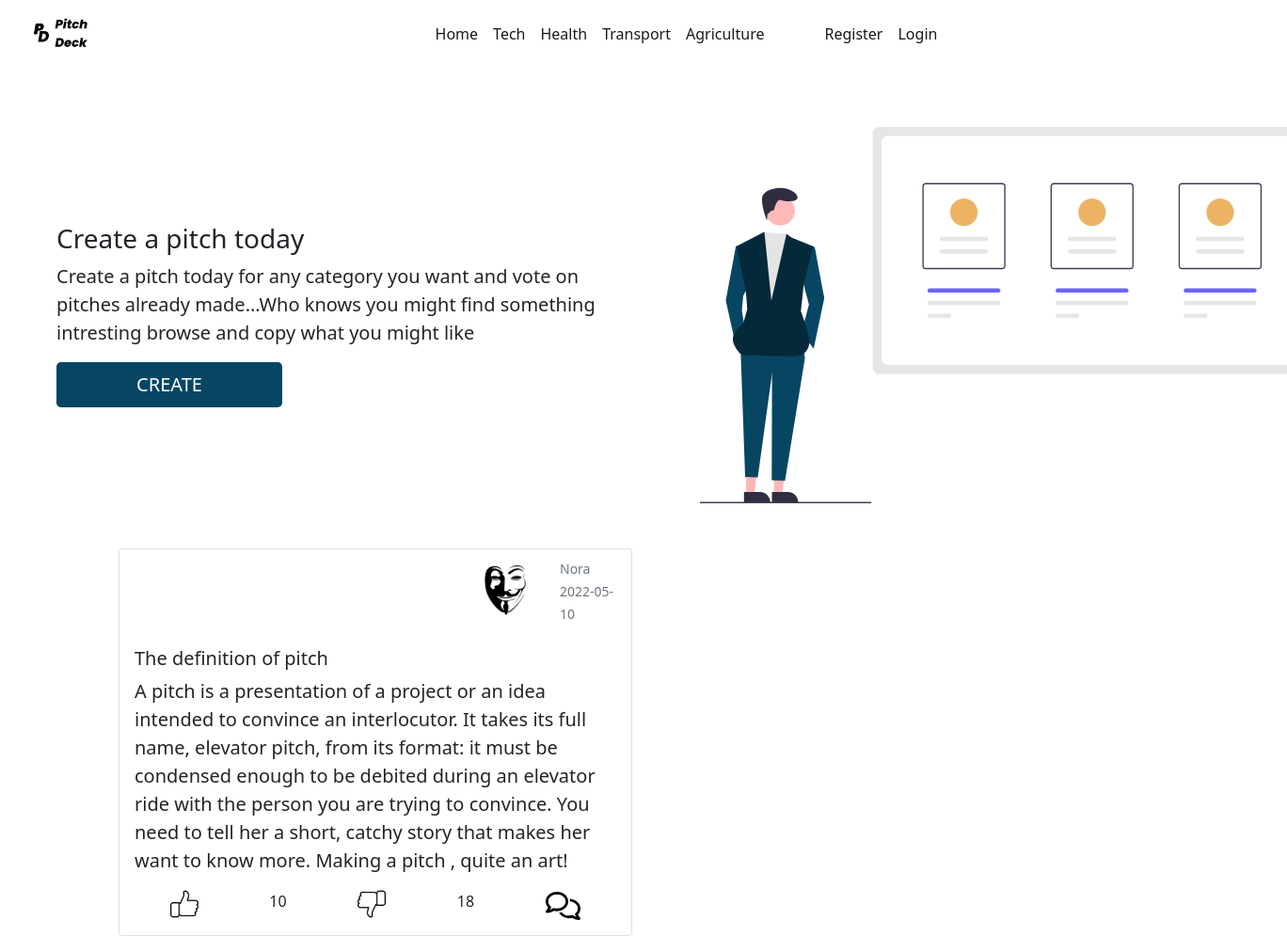
Before: / with the older database file.
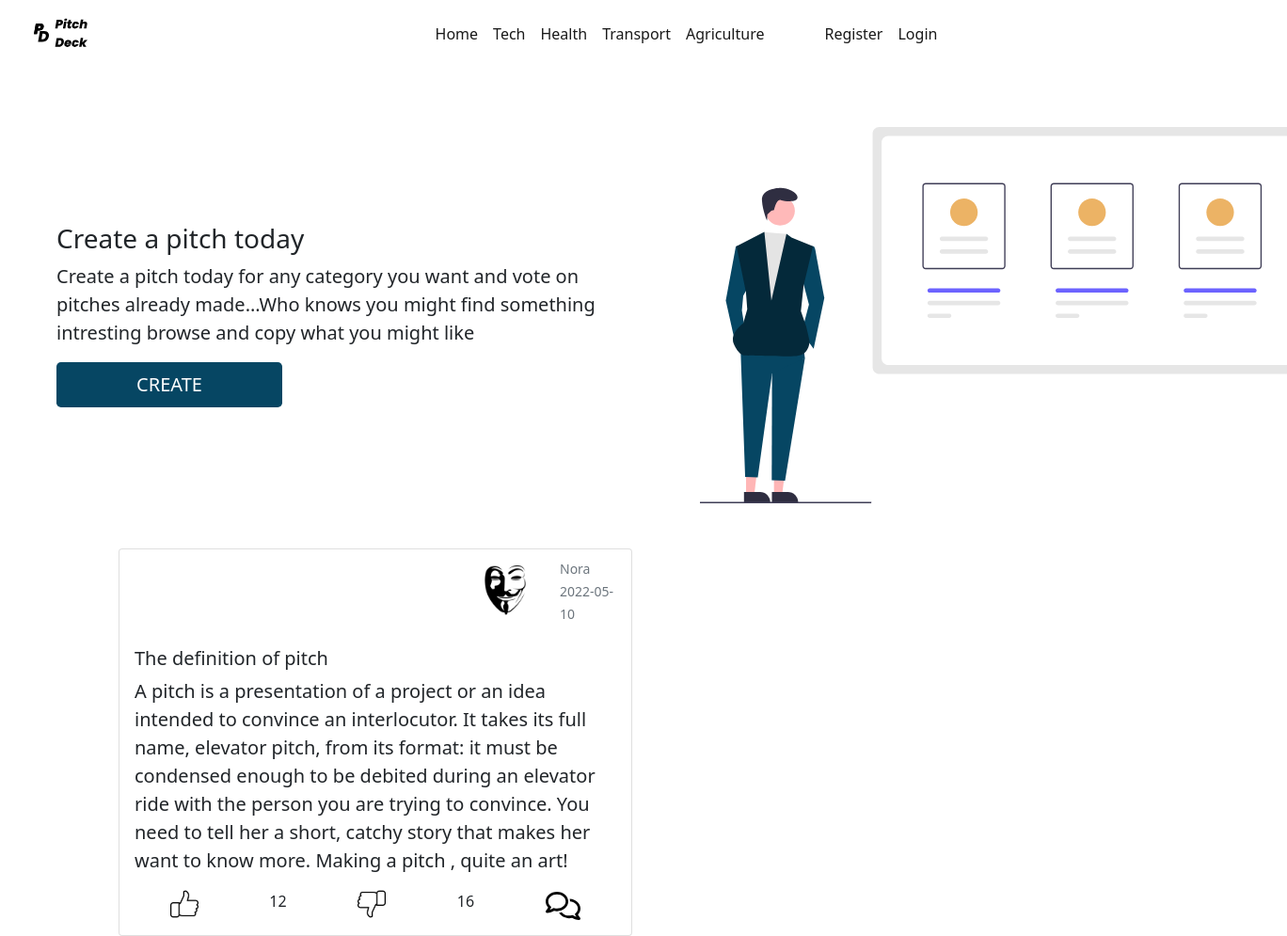
After: the same page with the newer database file.
### app/models.py (models this page shows, shortened)
class Pitch(db.Model):
    id = db.Column(db.Integer, primary_key=True)
    title = db.Column(db.String, nullable=False)
    content = db.Column(db.String, nullable=False)
    likes= db.Column(db.Integer, nullable=False,default=0)
    dislikes= db.Column(db.Integer, nullable=False,default=0)
    comments= db.Column(db.String, )
    category= db.Column(db.String)
    date_created = db.Column(db.Date, nullable=False, default=datetime.utcnow)
    user_id = db.Column(db.Integer, db.ForeignKey('user.id'), nullable=False)

class User(db.Model, UserMixin):
    id = db.Column(db.Integer, primary_key=True)
    username = db.Column(db.String, nullable=False, unique=True)
    email = db.Column(db.String, nullable=False, unique=True)
    password = db.Column(db.String, nullable=False)
    profile = db.Column(db.String, nullable=False, default='anon.png')
    pitches = db.relationship('Pitch', backref='author', lazy=True)

### app/routes.py (the view)
@app.route('/')
def home():
    pitches = Pitch.query.all()
    return render_template('index.html', pitches=pitches)

### app/templates/index.html (shortened to what this page needs)
{% extends 'layout.html' %}
{% block body %}
    <div class="container-fluid mt-3">
        <div class="row">
            <div class="col-md-6  mx-auto mt-auto mb-auto px-5 ">
                <p class="h3">
                    Create a pitch today
                </p>
                <p class="lead">
                    Create a pitch today for any category you want and vote on pitches already made...Who knows you might find
                    something intresting browse and copy what you might like
                </p>
                <a href="{{url_for('create')}}" class="btn btn-lg btn-outline">CREATE</a>
            </div>
            <div class="col-md-6">
                <img src="{{url_for('static',filename='/assets/img.svg')}}" class="img-responsive f-img m-5" alt="">
            </div>
        </div>
    </div>
    <div class="container">
      <div class="row row-cols-1 row-cols-md-2 g-4">
    {% for pitch in pitches %}
        <div class="col ">
          <div class="card">
              <div class="row  p-2">
                  <div class="col-md-8"></div>
                <div class="col-md-2">
                    <img src="{{url_for('static', filename='/profiles/'+pitch.author.profile)}}" class="img-thumbnail img-fluid border border-white" alt="Profile picture" >
                </div>
                <div class="col-md-2 mx-auto mt-auto mb-auto text-muted">
                    <small>{{pitch.author.username}}</small>
                    <br>
                    <small>{{pitch.date_created}}</small>
                </div>
              </div>
            <div class="card-body">
              <h5 class="card-title">{{pitch.title}}</h5>
              <p class="card-text lead">{{pitch.content}}</p>
              <div class="d-flex justify-content-around">
                <a href="{{url_for('likes',pitchid=pitch.id)}}"><img src="{{url_for('static',filename='/assets/like.svg')}}" alt=""></a>{{pitch.likes}}
                <a href="{{url_for('dislikes',pitchid=pitch.id)}}"><img src="{{url_for('static',filename='/assets/unlike.svg')}}"  alt=""></a>{{pitch.dislikes}}
                <a  data-bs-toggle="collapse" href="#comments{{pitch.id}}" class="lead text-decoration-none">
                  <img src="{{url_for('static',filename='/assets/comment.svg')}}" height="30" alt="">
                </a>
              </div>
              </div>
            </div>
          </div>
        </div>
      {% endfor %}
</div>
{% endblock %}

### app/templates/layout.html (shortened to what this page needs)
<!DOCTYPE html>
<html lang="en">
<head>
    <link rel="stylesheet" href='{{url_for('static',filename='main.css')}}'>
    <link href="https://cdn.jsdelivr.net/npm/bootstrap@5.1.3/dist/css/bootstrap.min.css"
    rel="stylesheet"
>
</head>
<body>
    <div class="container-fluid">
        <div class="container-fluid">
            <nav class="navbar navbar-expand-lg navbar-light bg-transparent">
              <div class="container-fluid">
                <a class="navbar-brand"  href="{{url_for('home')}}">
                  <img src= "{{url_for('static',filename='/assets/logo.svg')}}" alt="logo" width="75" height="45" >
                </a>
                <div class="collapse navbar-collapse justify-content-evenly " id="navbarNav">
                  <ul class="navbar-nav">
                    <li class="nav-item">
                      <a class="nav-link active" aria-current="page" href="{{url_for('home')}}">Home</a>
                    </li>
                    <li class="nav-item">
                      <a class="nav-link active" href="{{url_for('home')}}">Tech</a>
                    </li>
                    <li class="nav-item">
                      <a class="nav-link active" href="{{url_for('home')}}">Health</a>
                    </li>
                    <li class="nav-item">
                      <a class="nav-link active" href="{{url_for('home')}}">Transport</a>
                    </li>
                    <li class="nav-item me-5">
                      <a class="nav-link active" href="{{url_for('home')}}">Agriculture</a>
                      {% if current_user.is_authenticated %}
                      <li class="nav-item">
                        <a class="nav-link active " href="{{url_for('create')}}">Create</a>
                      <li class="nav-item">
                      <a class="nav-link active " href="{{url_for('account')}}">Account</a>
                      <li class="nav-item">
                      <a class="nav-link active" href="{{url_for('logout')}}">Logout</a>
                    </li>
                      {%else%}
                      {%if request.url_rule.endpoint != 'register' %}
                      <li class="nav-item">
                        <a class="nav-link active" href="{{url_for('register')}}">Register</a>
                      </li>
                      {% endif %}
                      {%if request.url_rule.endpoint != 'login'%}
                      <li class="nav-item">
                        <a class="nav-link active" href="{{url_for('login')}}">Login</a>
                      </li>
                      {%endif%}
                      {% endif %}
                </div>
              </div>
            </nav>
        </div>
        {% block body %}
        {% endblock %}
    </div>
</body>
</html>

### app/static/main.css (style rules this page uses)
.f-img { height: 50vh }
.btn { background-color: #064663 !important; box-shadow: none; background-color: transparent; height: 3rem; width: 15rem; box-shadow: none; outline: none; color: #fff!important; }

Changed rows visible on the page:
changed Pitch "The definition of pitch": likes "10" → "12"; dislikes "18" → "16"
